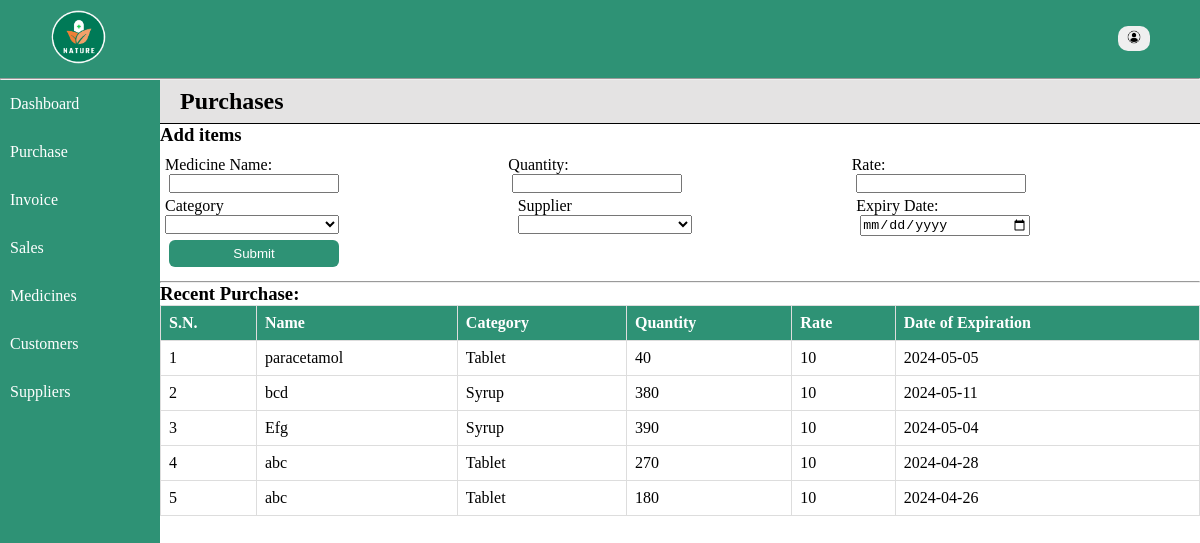
Page /home/purchase.php (signed in) on the committed database.
### tables this page shows
CREATE TABLE `medicine` (
  `medicine_id` int(11) NOT NULL,
  `name` varchar(128) NOT NULL,
  `category` varchar(128) NOT NULL,
  `medicine_quantity` int(8) NOT NULL,
  `medicine_price` int(11) NOT NULL,
  `medicine_total` int(11) NOT NULL,
  `expiry` date NOT NULL,
  `purchase_date` date NOT NULL,
  `vendor_id` int(11) NOT NULL
);

### includes/database.php (called while the page is built, shortened)
<?php
    function select($conn, $arg) {
        $sql = "select * from $arg";
        $result = mysqli_query($conn, $sql);
        return $records = mysqli_fetch_all($result, MYSQLI_ASSOC);
    }
    function descSelect($conn, $arg, $order) {
        $sql = "select * from $arg order by $order DESC";
        $result = mysqli_query($conn, $sql);
        return $records = mysqli_fetch_all($result, MYSQLI_ASSOC);
    }
?>

### home/purchase.php (the view, shortened to what this page needs)
<?php
    include '../includes/database.php';
    $records = descSelect($conn, 'medicine', 'medicine_id');
    $suppliers = select($conn, "vendor");
?>
<!DOCTYPE html>
<html lang="en">
<head>
    <link rel="stylesheet" href="../styles/style.css">
</head>
<body>
<div class="container">
    <?php include '../includes/nav.php'; ?>
    <div class="main">
        <?php include '../includes/menu.php'; ?>
        <div class="content-wrapper">
        <div class="entries">
            <h2>Purchases</h2>
            <h3>Add items</h3>
            <form action="" method="post" class="form">
                <div class="input-fields">
                    <div class="inputs">
                        <label for="name">Medicine Name:</label><br>
                        <input type="text" name="name" id="name" required><br>
                    </div>
                    <div class="inputs">
                        <label for="quantity">Quantity:</label><br>
                        <input type="number" name="quantity" id="quantity" required><br>
                    </div>
                    <div class="inputs">
                        <label for="rate">Rate:</label><br>
                        <input type="number" name="price" id="rate" required><br>
                    </div>
                </div>
                <div class="input-fields">
                    <div class="inputs">
                        <label for="category">Category</label><br>
                        <select name="category" id="category" required>
                            <option value=" "> </option>
                            <option value="Tablet">Tablet</option>
                        </select><br>
                    </div>
                    <div class="inputs alter">
                        <label for="vendor">Supplier</label><br>
                        <select name="vendor" id="vendor" required>
                            <option value=" "> </option>
                            <?php if(!empty($suppliers)): ?>
                                <?php foreach($suppliers as $supplier): ?>
                                    <option value="<?= $supplier['vendor_id']; ?>"><?= $supplier['name']; ?></option>
                                <?php endforeach; ?>
                            <?php endif; ?>
                        </select><br>
                    </div>
                    <div class="inputs alter">
                        <label for="date">Expiry Date:</label><br>
                        <input type="date" name="date" id="date" required>
                    </div>
            </div>
                <input type="submit" value="Submit" name="submit">
            </form>
        </div><hr>
        <div class="records">
            <h3>Recent Purchase:</h3>
        <table class="table">
            <tr>
                <th>S.N.</th>
                <th>Name</th>
                <th>Category</th>
                <th>Quantity</th>
                <th>Rate</th>
                <th>Date of Expiration</th>
            </tr>
            <?php if(!empty($records)): ?>
            <?php foreach($records as $key => $record): ?>
                <tr>
                    <td><?= $key+1; ?></td>
                    <td><?= $record['name']; ?></td>
                    <td><?= $record['category']; ?></td>
                    <td><?= $record['medicine_quantity']; ?></td>
                    <td><?= $record['medicine_price']; ?></td>
                    <td><?= $record['expiry']; ?></td>
                </tr>
                    <?php endforeach; ?>
                    <?php endif; ?>
        </table>
        </div>
        </div>
    </div>
</body>
</html>

### styles/style.css (style rules this page uses)
* { padding: 0; margin: 0; box-sizing: border-box; }
:root { --primary-color: rgba(0, 122, 87, 0.821); --secondary-color: rgba(106, 205, 177, 0.821); }
body { overflow: hidden; }
.container { color: #fff; }
.main { background: #fff; display: flex; }
.content-wrapper { width: 100%; color: #000; }
.entries { width: 100%; }
.entries form { margin: 10px 5px; }
.input-fields { display: grid; grid-template-columns: auto auto auto; }
.entries form input[type=text],input[type=submit], input[type=date],input[type=number] { margin: 0 14px 4px 4px; width:170px; }
.entries form select { width: 174px; }
.alter { position: relative; left: 14px; }
input[type=submit], .btn { background-color: var(--primary-color); color:#fff; padding: 6px; border-radius: 6px; border: none; cursor: pointer; transition: 0.4s; }
.entries h2 { display: block; padding: 8px 20px; border-bottom: 1px solid black; background-color: rgb(228, 227, 227); }
.records { width: 100%; color: #000; }
.table { width: 100%; border-collapse: collapse; }
.table tr { width: 100%; }
.table th { padding: 12px 0; text-align: left; background-color: var(--primary-color); color: white; }
.table td, .table th { padding: 8px; border: 1px solid #ddd; }
.bill-table td, th { border: 1px solid black; }

### rows in the picture
medicine: name "paracetamol", category "Tablet", medicine_quantity "40", medicine_price "10", expiry "2024-05-05"
medicine: name "bcd", category "Syrup", medicine_quantity "380", medicine_price "10", expiry "2024-05-11"
medicine: name "Efg", category "Syrup", medicine_quantity "390", medicine_price "10", expiry "2024-05-04"
medicine: name "abc", category "Tablet", medicine_quantity "270", medicine_price "10", expiry "2024-04-28"
medicine: name "abc", category "Tablet", medicine_quantity "180", medicine_price "10", expiry "2024-04-26"
